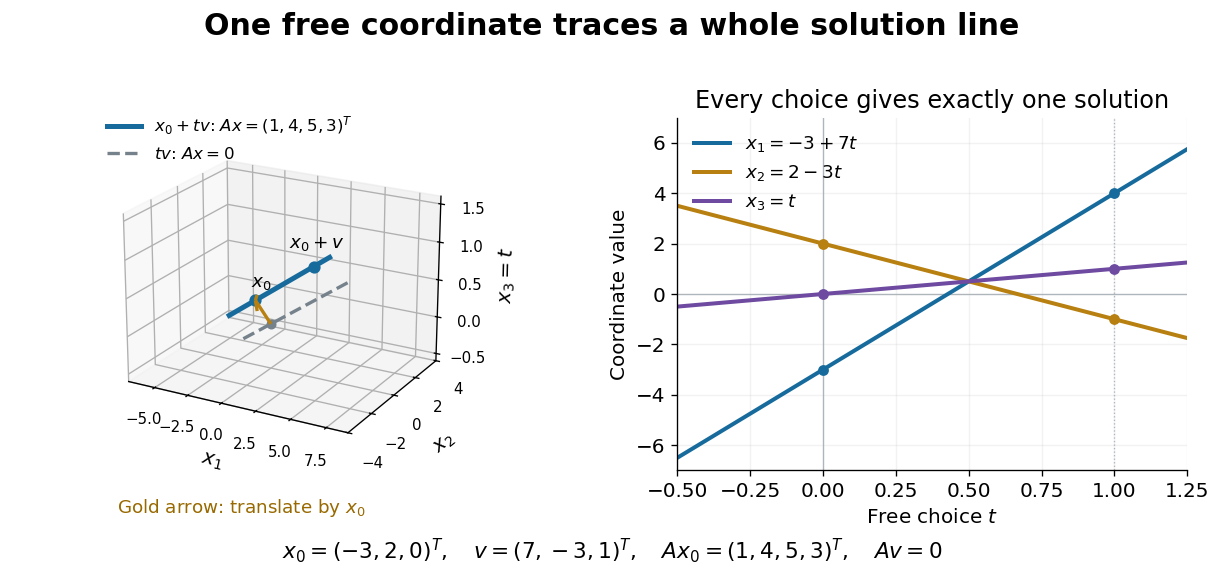

Here is the Python script that generated this plot:
"""Show the solution line and the single free coordinate of a rank-two system.

Tested with Python 3.14, matplotlib 3.10.7 and NumPy 2.3.5.
Run from _media; the opaque PNG is written to the current directory.
"""
from pathlib import Path

import matplotlib.pyplot as plt
import numpy as np


def main():
    plt.rcParams.update({'font.family': 'DejaVu Sans', 'font.size': 12,
                         'mathtext.fontset': 'dejavusans'})
    x0 = np.array([-3, 2, 0])
    v = np.array([7, -3, 1])
    t = np.linspace(-0.5, 1.25, 150)
    affine = x0[:, None] + v[:, None]*t
    kernel = v[:, None]*t
    fig = plt.figure(figsize=(10.2, 4.9), facecolor='white')
    fig.suptitle('One free coordinate traces a whole solution line',
                 fontsize=18, fontweight='bold', y=0.98)
    ax = fig.add_subplot(121, projection='3d')
    ax.plot(*affine, color='#176b9c', lw=3,
            label=r'$x_0+t v$: $Ax=(1,4,5,3)^T$')
    ax.plot(*kernel, color='#75818b', lw=2, linestyle='--',
            label=r'$t v$: $Ax=0$')
    for point, label, offset in [(x0, r'$x_0$', (-1, 0.7, 0.08)),
                                 (x0+v, r'$x_0+v$', (-1.8, 0, 0.18))]:
        ax.scatter(*point, color='#176b9c', s=40, depthshade=False)
        ax.text(*(point+np.array(offset)), label, fontsize=11)
    ax.scatter(0, 0, 0, color='#75818b', s=25)
    ax.quiver(0, 0, 0, *x0, color='#b88010', lw=2,
              arrow_length_ratio=0.12)
    ax.text2D(0.04, -0.12, r'Gold arrow: translate by $x_0$',
              transform=ax.transAxes, color='#986900', fontsize=11)
    ax.set(xlabel='$x_1$', ylabel='$x_2$', zlabel='$x_3=t$',
           xlim=(-7, 9), ylim=(-4, 4), zlim=(-0.6, 1.6))
    ax.view_init(elev=21, azim=-61)
    ax.set_box_aspect((1.25, 1, 0.9))
    ax.tick_params(labelsize=9)
    ax.legend(loc='upper left', bbox_to_anchor=(-0.03, 1.05), fontsize=10,
              frameon=False)
    ax2 = fig.add_subplot(122)
    for values, color, label in zip(affine, ['#176b9c', '#b88010', '#6e4aa0'],
                                    [r'$x_1=-3+7t$', r'$x_2=2-3t$', r'$x_3=t$']):
        ax2.plot(t, values, color=color, lw=2.4, label=label)
        for tt in [0, 1]:
            ax2.scatter(tt, np.interp(tt, t, values), color=color, s=30, zorder=3)
    ax2.axvline(0, color='#aeb7be', lw=0.8, zorder=0)
    ax2.axvline(1, color='#aeb7be', lw=0.8, linestyle=':', zorder=0)
    ax2.axhline(0, color='#aeb7be', lw=0.8, zorder=0)
    ax2.set(xlabel='Free choice $t$', ylabel='Coordinate value', xlim=(-0.5, 1.25),
            ylim=(-7, 7), title='Every choice gives exactly one solution')
    ax2.legend(loc='upper left', fontsize=11, frameon=False)
    ax2.grid(alpha=0.16)
    ax2.spines[['top', 'right']].set_visible(False)
    fig.subplots_adjust(left=0.02, right=0.97, bottom=0.2, top=0.8, wspace=0.28)
    fig.text(0.5, 0.05,
             r'$x_0=(-3,2,0)^T,\quad v=(7,-3,1)^T,\quad Ax_0=(1,4,5,3)^T,\quad Av=0$',
             ha='center', fontsize=13)
    fig.savefig(Path(__file__).with_suffix('.png').name, dpi=120,
                facecolor='white', transparent=False)
    plt.close(fig)


if __name__ == '__main__':
    main()
